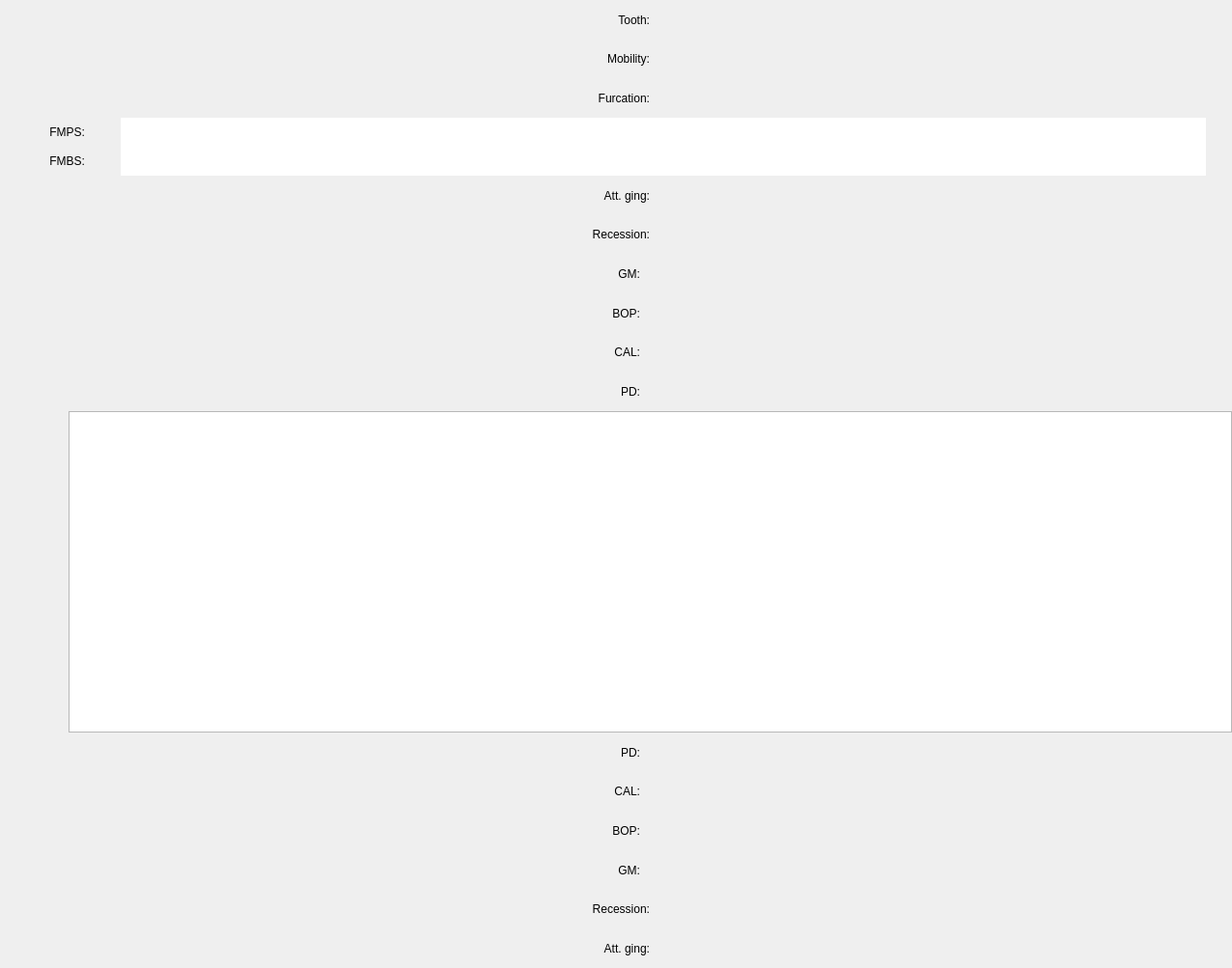
<?xml version="1.0" encoding="UTF-8"?>
<ui version="4.0">
 <class>PerioStatusView</class>
 <widget class="QWidget" name="PerioStatusView">
  <property name="geometry">
   <rect>
    <x>0</x>
    <y>0</y>
    <width>1276</width>
    <height>1003</height>
   </rect>
  </property>
  <property name="windowTitle">
   <string>PerioStatusView</string>
  </property>
  <layout class="QVBoxLayout" name="verticalLayout_2">
   <property name="spacing">
    <number>0</number>
   </property>
   <property name="leftMargin">
    <number>0</number>
   </property>
   <property name="topMargin">
    <number>0</number>
   </property>
   <property name="rightMargin">
    <number>0</number>
   </property>
   <property name="bottomMargin">
    <number>0</number>
   </property>
   <item>
    <layout class="QHBoxLayout" name="toothHeaderLayout">
     <property name="spacing">
      <number>0</number>
     </property>
     <item>
      <widget class="QLabel" name="label_6">
       <property name="sizePolicy">
        <sizepolicy hsizetype="Fixed" vsizetype="Preferred">
         <horstretch>0</horstretch>
         <verstretch>0</verstretch>
        </sizepolicy>
       </property>
       <property name="minimumSize">
        <size>
         <width>71</width>
         <height>0</height>
        </size>
       </property>
       <property name="maximumSize">
        <size>
         <width>71</width>
         <height>16777215</height>
        </size>
       </property>
       <property name="text">
        <string>Tooth:</string>
       </property>
       <property name="alignment">
        <set>Qt::AlignmentFlag::AlignRight|Qt::AlignmentFlag::AlignTrailing|Qt::AlignmentFlag::AlignVCenter</set>
       </property>
      </widget>
     </item>
     <item>
      <spacer name="horizontalSpacer_11">
       <property name="orientation">
        <enum>Qt::Orientation::Horizontal</enum>
       </property>
       <property name="sizeType">
        <enum>QSizePolicy::Policy::Preferred</enum>
       </property>
       <property name="sizeHint" stdset="0">
        <size>
         <width>0</width>
         <height>20</height>
        </size>
       </property>
      </spacer>
     </item>
    </layout>
   </item>
   <item>
    <layout class="QHBoxLayout" name="mobiLayout">
     <property name="spacing">
      <number>0</number>
     </property>
     <item>
      <widget class="QLabel" name="label_3">
       <property name="sizePolicy">
        <sizepolicy hsizetype="Fixed" vsizetype="Preferred">
         <horstretch>0</horstretch>
         <verstretch>0</verstretch>
        </sizepolicy>
       </property>
       <property name="minimumSize">
        <size>
         <width>71</width>
         <height>0</height>
        </size>
       </property>
       <property name="maximumSize">
        <size>
         <width>71</width>
         <height>16777215</height>
        </size>
       </property>
       <property name="text">
        <string>Mobility:</string>
       </property>
       <property name="alignment">
        <set>Qt::AlignmentFlag::AlignRight|Qt::AlignmentFlag::AlignTrailing|Qt::AlignmentFlag::AlignVCenter</set>
       </property>
      </widget>
     </item>
     <item>
      <spacer name="horizontalSpacer_8">
       <property name="orientation">
        <enum>Qt::Orientation::Horizontal</enum>
       </property>
       <property name="sizeType">
        <enum>QSizePolicy::Policy::Minimum</enum>
       </property>
       <property name="sizeHint" stdset="0">
        <size>
         <width>0</width>
         <height>20</height>
        </size>
       </property>
      </spacer>
     </item>
    </layout>
   </item>
   <item>
    <layout class="QHBoxLayout" name="furcationLayout">
     <property name="spacing">
      <number>0</number>
     </property>
     <item>
      <widget class="QLabel" name="label_5">
       <property name="sizePolicy">
        <sizepolicy hsizetype="Fixed" vsizetype="Preferred">
         <horstretch>0</horstretch>
         <verstretch>0</verstretch>
        </sizepolicy>
       </property>
       <property name="minimumSize">
        <size>
         <width>71</width>
         <height>0</height>
        </size>
       </property>
       <property name="maximumSize">
        <size>
         <width>71</width>
         <height>16777215</height>
        </size>
       </property>
       <property name="text">
        <string>Furcation:</string>
       </property>
       <property name="alignment">
        <set>Qt::AlignmentFlag::AlignRight|Qt::AlignmentFlag::AlignTrailing|Qt::AlignmentFlag::AlignVCenter</set>
       </property>
      </widget>
     </item>
     <item>
      <spacer name="horizontalSpacer_10">
       <property name="orientation">
        <enum>Qt::Orientation::Horizontal</enum>
       </property>
       <property name="sizeType">
        <enum>QSizePolicy::Policy::Minimum</enum>
       </property>
       <property name="sizeHint" stdset="0">
        <size>
         <width>0</width>
         <height>20</height>
        </size>
       </property>
      </spacer>
     </item>
    </layout>
   </item>
   <item>
    <layout class="QHBoxLayout" name="horizontalLayout_2">
     <property name="spacing">
      <number>0</number>
     </property>
     <item>
      <layout class="QVBoxLayout" name="verticalLayout">
       <property name="spacing">
        <number>0</number>
       </property>
       <item>
        <widget class="QLabel" name="label_2">
         <property name="sizePolicy">
          <sizepolicy hsizetype="Fixed" vsizetype="Preferred">
           <horstretch>0</horstretch>
           <verstretch>0</verstretch>
          </sizepolicy>
         </property>
         <property name="minimumSize">
          <size>
           <width>71</width>
           <height>0</height>
          </size>
         </property>
         <property name="maximumSize">
          <size>
           <width>71</width>
           <height>16777215</height>
          </size>
         </property>
         <property name="text">
          <string>FMPS:   </string>
         </property>
         <property name="alignment">
          <set>Qt::AlignmentFlag::AlignRight|Qt::AlignmentFlag::AlignTrailing|Qt::AlignmentFlag::AlignVCenter</set>
         </property>
        </widget>
       </item>
       <item>
        <widget class="QLabel" name="label">
         <property name="sizePolicy">
          <sizepolicy hsizetype="Fixed" vsizetype="Preferred">
           <horstretch>0</horstretch>
           <verstretch>0</verstretch>
          </sizepolicy>
         </property>
         <property name="minimumSize">
          <size>
           <width>71</width>
           <height>0</height>
          </size>
         </property>
         <property name="maximumSize">
          <size>
           <width>71</width>
           <height>16777215</height>
          </size>
         </property>
         <property name="text">
          <string>FMBS:   </string>
         </property>
         <property name="alignment">
          <set>Qt::AlignmentFlag::AlignRight|Qt::AlignmentFlag::AlignTrailing|Qt::AlignmentFlag::AlignVCenter</set>
         </property>
        </widget>
       </item>
      </layout>
     </item>
     <item>
      <widget class="QGraphicsView" name="graphicsSurfaceView">
       <property name="sizePolicy">
        <sizepolicy hsizetype="Expanding" vsizetype="Preferred">
         <horstretch>0</horstretch>
         <verstretch>0</verstretch>
        </sizepolicy>
       </property>
       <property name="minimumSize">
        <size>
         <width>1124</width>
         <height>60</height>
        </size>
       </property>
       <property name="maximumSize">
        <size>
         <width>1124</width>
         <height>60</height>
        </size>
       </property>
       <property name="frameShape">
        <enum>QFrame::Shape::NoFrame</enum>
       </property>
       <property name="lineWidth">
        <number>0</number>
       </property>
      </widget>
     </item>
    </layout>
   </item>
   <item>
    <layout class="QHBoxLayout" name="agUpLayout">
     <property name="spacing">
      <number>0</number>
     </property>
     <item>
      <widget class="QLabel" name="label_10">
       <property name="sizePolicy">
        <sizepolicy hsizetype="Fixed" vsizetype="Preferred">
         <horstretch>0</horstretch>
         <verstretch>0</verstretch>
        </sizepolicy>
       </property>
       <property name="minimumSize">
        <size>
         <width>71</width>
         <height>0</height>
        </size>
       </property>
       <property name="maximumSize">
        <size>
         <width>71</width>
         <height>16777215</height>
        </size>
       </property>
       <property name="text">
        <string>Att. ging:</string>
       </property>
       <property name="alignment">
        <set>Qt::AlignmentFlag::AlignRight|Qt::AlignmentFlag::AlignTrailing|Qt::AlignmentFlag::AlignVCenter</set>
       </property>
       <property name="wordWrap">
        <bool>false</bool>
       </property>
      </widget>
     </item>
     <item>
      <spacer name="horizontalSpacer_3">
       <property name="orientation">
        <enum>Qt::Orientation::Horizontal</enum>
       </property>
       <property name="sizeType">
        <enum>QSizePolicy::Policy::Minimum</enum>
       </property>
       <property name="sizeHint" stdset="0">
        <size>
         <width>0</width>
         <height>20</height>
        </size>
       </property>
      </spacer>
     </item>
    </layout>
   </item>
   <item>
    <layout class="QHBoxLayout" name="recUpLayout">
     <property name="spacing">
      <number>0</number>
     </property>
     <item>
      <widget class="QLabel" name="label_9">
       <property name="sizePolicy">
        <sizepolicy hsizetype="Fixed" vsizetype="Preferred">
         <horstretch>0</horstretch>
         <verstretch>0</verstretch>
        </sizepolicy>
       </property>
       <property name="minimumSize">
        <size>
         <width>71</width>
         <height>0</height>
        </size>
       </property>
       <property name="maximumSize">
        <size>
         <width>71</width>
         <height>16777215</height>
        </size>
       </property>
       <property name="text">
        <string>Recession:</string>
       </property>
       <property name="alignment">
        <set>Qt::AlignmentFlag::AlignRight|Qt::AlignmentFlag::AlignTrailing|Qt::AlignmentFlag::AlignVCenter</set>
       </property>
       <property name="wordWrap">
        <bool>false</bool>
       </property>
      </widget>
     </item>
     <item>
      <spacer name="horizontalSpacer_12">
       <property name="orientation">
        <enum>Qt::Orientation::Horizontal</enum>
       </property>
       <property name="sizeType">
        <enum>QSizePolicy::Policy::Minimum</enum>
       </property>
       <property name="sizeHint" stdset="0">
        <size>
         <width>0</width>
         <height>20</height>
        </size>
       </property>
      </spacer>
     </item>
    </layout>
   </item>
   <item>
    <layout class="QHBoxLayout" name="gmUpLayout">
     <property name="spacing">
      <number>0</number>
     </property>
     <item>
      <widget class="QLabel" name="label_11">
       <property name="sizePolicy">
        <sizepolicy hsizetype="Fixed" vsizetype="Preferred">
         <horstretch>0</horstretch>
         <verstretch>0</verstretch>
        </sizepolicy>
       </property>
       <property name="minimumSize">
        <size>
         <width>71</width>
         <height>0</height>
        </size>
       </property>
       <property name="maximumSize">
        <size>
         <width>71</width>
         <height>16777215</height>
        </size>
       </property>
       <property name="text">
        <string>GM:   </string>
       </property>
       <property name="alignment">
        <set>Qt::AlignmentFlag::AlignRight|Qt::AlignmentFlag::AlignTrailing|Qt::AlignmentFlag::AlignVCenter</set>
       </property>
      </widget>
     </item>
     <item>
      <spacer name="horizontalSpacer_4">
       <property name="orientation">
        <enum>Qt::Orientation::Horizontal</enum>
       </property>
       <property name="sizeType">
        <enum>QSizePolicy::Policy::Minimum</enum>
       </property>
       <property name="sizeHint" stdset="0">
        <size>
         <width>0</width>
         <height>20</height>
        </size>
       </property>
      </spacer>
     </item>
    </layout>
   </item>
   <item>
    <layout class="QHBoxLayout" name="bopUpLayout">
     <property name="spacing">
      <number>0</number>
     </property>
     <item>
      <widget class="QLabel" name="label_12">
       <property name="sizePolicy">
        <sizepolicy hsizetype="Fixed" vsizetype="Preferred">
         <horstretch>0</horstretch>
         <verstretch>0</verstretch>
        </sizepolicy>
       </property>
       <property name="minimumSize">
        <size>
         <width>71</width>
         <height>0</height>
        </size>
       </property>
       <property name="maximumSize">
        <size>
         <width>71</width>
         <height>16777215</height>
        </size>
       </property>
       <property name="text">
        <string>BOP:   </string>
       </property>
       <property name="alignment">
        <set>Qt::AlignmentFlag::AlignRight|Qt::AlignmentFlag::AlignTrailing|Qt::AlignmentFlag::AlignVCenter</set>
       </property>
      </widget>
     </item>
     <item>
      <spacer name="horizontalSpacer_5">
       <property name="orientation">
        <enum>Qt::Orientation::Horizontal</enum>
       </property>
       <property name="sizeType">
        <enum>QSizePolicy::Policy::Minimum</enum>
       </property>
       <property name="sizeHint" stdset="0">
        <size>
         <width>0</width>
         <height>20</height>
        </size>
       </property>
      </spacer>
     </item>
    </layout>
   </item>
   <item>
    <layout class="QHBoxLayout" name="calUpLayout">
     <property name="spacing">
      <number>0</number>
     </property>
     <item>
      <widget class="QLabel" name="label_7">
       <property name="sizePolicy">
        <sizepolicy hsizetype="Fixed" vsizetype="Preferred">
         <horstretch>0</horstretch>
         <verstretch>0</verstretch>
        </sizepolicy>
       </property>
       <property name="minimumSize">
        <size>
         <width>71</width>
         <height>0</height>
        </size>
       </property>
       <property name="maximumSize">
        <size>
         <width>71</width>
         <height>16777215</height>
        </size>
       </property>
       <property name="text">
        <string>CAL:   </string>
       </property>
       <property name="alignment">
        <set>Qt::AlignmentFlag::AlignRight|Qt::AlignmentFlag::AlignTrailing|Qt::AlignmentFlag::AlignVCenter</set>
       </property>
      </widget>
     </item>
     <item>
      <spacer name="horizontalSpacer_13">
       <property name="orientation">
        <enum>Qt::Orientation::Horizontal</enum>
       </property>
       <property name="sizeType">
        <enum>QSizePolicy::Policy::Minimum</enum>
       </property>
       <property name="sizeHint" stdset="0">
        <size>
         <width>0</width>
         <height>20</height>
        </size>
       </property>
      </spacer>
     </item>
    </layout>
   </item>
   <item>
    <layout class="QHBoxLayout" name="pdUpLayout">
     <property name="spacing">
      <number>0</number>
     </property>
     <item>
      <widget class="QLabel" name="label_8">
       <property name="sizePolicy">
        <sizepolicy hsizetype="Fixed" vsizetype="Preferred">
         <horstretch>0</horstretch>
         <verstretch>0</verstretch>
        </sizepolicy>
       </property>
       <property name="minimumSize">
        <size>
         <width>71</width>
         <height>0</height>
        </size>
       </property>
       <property name="maximumSize">
        <size>
         <width>71</width>
         <height>16777215</height>
        </size>
       </property>
       <property name="text">
        <string>PD:   </string>
       </property>
       <property name="alignment">
        <set>Qt::AlignmentFlag::AlignRight|Qt::AlignmentFlag::AlignTrailing|Qt::AlignmentFlag::AlignVCenter</set>
       </property>
      </widget>
     </item>
     <item>
      <spacer name="horizontalSpacer_14">
       <property name="orientation">
        <enum>Qt::Orientation::Horizontal</enum>
       </property>
       <property name="sizeType">
        <enum>QSizePolicy::Policy::Minimum</enum>
       </property>
       <property name="sizeHint" stdset="0">
        <size>
         <width>0</width>
         <height>20</height>
        </size>
       </property>
      </spacer>
     </item>
    </layout>
   </item>
   <item>
    <layout class="QHBoxLayout" name="horizontalLayout">
     <property name="spacing">
      <number>0</number>
     </property>
     <item>
      <spacer name="horizontalSpacer">
       <property name="orientation">
        <enum>Qt::Orientation::Horizontal</enum>
       </property>
       <property name="sizeType">
        <enum>QSizePolicy::Policy::Fixed</enum>
       </property>
       <property name="sizeHint" stdset="0">
        <size>
         <width>71</width>
         <height>20</height>
        </size>
       </property>
      </spacer>
     </item>
     <item>
      <widget class="QGraphicsView" name="graphicsView">
       <property name="sizePolicy">
        <sizepolicy hsizetype="Expanding" vsizetype="Fixed">
         <horstretch>0</horstretch>
         <verstretch>0</verstretch>
        </sizepolicy>
       </property>
       <property name="minimumSize">
        <size>
         <width>1121</width>
         <height>333</height>
        </size>
       </property>
       <property name="frameShape">
        <enum>QFrame::Shape::StyledPanel</enum>
       </property>
       <property name="frameShadow">
        <enum>QFrame::Shadow::Plain</enum>
       </property>
       <property name="verticalScrollBarPolicy">
        <enum>Qt::ScrollBarPolicy::ScrollBarAlwaysOff</enum>
       </property>
       <property name="horizontalScrollBarPolicy">
        <enum>Qt::ScrollBarPolicy::ScrollBarAlwaysOff</enum>
       </property>
      </widget>
     </item>
    </layout>
   </item>
   <item>
    <layout class="QHBoxLayout" name="pdDownLayout">
     <property name="spacing">
      <number>0</number>
     </property>
     <item>
      <widget class="QLabel" name="label_17">
       <property name="sizePolicy">
        <sizepolicy hsizetype="Fixed" vsizetype="Preferred">
         <horstretch>0</horstretch>
         <verstretch>0</verstretch>
        </sizepolicy>
       </property>
       <property name="minimumSize">
        <size>
         <width>71</width>
         <height>0</height>
        </size>
       </property>
       <property name="maximumSize">
        <size>
         <width>71</width>
         <height>16777215</height>
        </size>
       </property>
       <property name="text">
        <string>PD:   </string>
       </property>
       <property name="alignment">
        <set>Qt::AlignmentFlag::AlignRight|Qt::AlignmentFlag::AlignTrailing|Qt::AlignmentFlag::AlignVCenter</set>
       </property>
      </widget>
     </item>
     <item>
      <spacer name="horizontalSpacer_16">
       <property name="orientation">
        <enum>Qt::Orientation::Horizontal</enum>
       </property>
       <property name="sizeType">
        <enum>QSizePolicy::Policy::Minimum</enum>
       </property>
       <property name="sizeHint" stdset="0">
        <size>
         <width>0</width>
         <height>20</height>
        </size>
       </property>
      </spacer>
     </item>
    </layout>
   </item>
   <item>
    <layout class="QHBoxLayout" name="calDownLayout">
     <property name="spacing">
      <number>0</number>
     </property>
     <item>
      <widget class="QLabel" name="label_16">
       <property name="sizePolicy">
        <sizepolicy hsizetype="Fixed" vsizetype="Preferred">
         <horstretch>0</horstretch>
         <verstretch>0</verstretch>
        </sizepolicy>
       </property>
       <property name="minimumSize">
        <size>
         <width>71</width>
         <height>0</height>
        </size>
       </property>
       <property name="maximumSize">
        <size>
         <width>71</width>
         <height>16777215</height>
        </size>
       </property>
       <property name="text">
        <string>CAL:   </string>
       </property>
       <property name="alignment">
        <set>Qt::AlignmentFlag::AlignRight|Qt::AlignmentFlag::AlignTrailing|Qt::AlignmentFlag::AlignVCenter</set>
       </property>
      </widget>
     </item>
     <item>
      <spacer name="horizontalSpacer_18">
       <property name="orientation">
        <enum>Qt::Orientation::Horizontal</enum>
       </property>
       <property name="sizeType">
        <enum>QSizePolicy::Policy::Minimum</enum>
       </property>
       <property name="sizeHint" stdset="0">
        <size>
         <width>0</width>
         <height>20</height>
        </size>
       </property>
      </spacer>
     </item>
    </layout>
   </item>
   <item>
    <layout class="QHBoxLayout" name="bopDownLayout">
     <property name="spacing">
      <number>0</number>
     </property>
     <item>
      <widget class="QLabel" name="label_18">
       <property name="sizePolicy">
        <sizepolicy hsizetype="Fixed" vsizetype="Preferred">
         <horstretch>0</horstretch>
         <verstretch>0</verstretch>
        </sizepolicy>
       </property>
       <property name="minimumSize">
        <size>
         <width>71</width>
         <height>0</height>
        </size>
       </property>
       <property name="maximumSize">
        <size>
         <width>71</width>
         <height>16777215</height>
        </size>
       </property>
       <property name="text">
        <string>BOP:   </string>
       </property>
       <property name="alignment">
        <set>Qt::AlignmentFlag::AlignRight|Qt::AlignmentFlag::AlignTrailing|Qt::AlignmentFlag::AlignVCenter</set>
       </property>
      </widget>
     </item>
     <item>
      <spacer name="horizontalSpacer_20">
       <property name="orientation">
        <enum>Qt::Orientation::Horizontal</enum>
       </property>
       <property name="sizeType">
        <enum>QSizePolicy::Policy::Minimum</enum>
       </property>
       <property name="sizeHint" stdset="0">
        <size>
         <width>0</width>
         <height>20</height>
        </size>
       </property>
      </spacer>
     </item>
    </layout>
   </item>
   <item>
    <layout class="QHBoxLayout" name="gmDownLayout">
     <property name="spacing">
      <number>0</number>
     </property>
     <item>
      <widget class="QLabel" name="label_15">
       <property name="sizePolicy">
        <sizepolicy hsizetype="Fixed" vsizetype="Preferred">
         <horstretch>0</horstretch>
         <verstretch>0</verstretch>
        </sizepolicy>
       </property>
       <property name="minimumSize">
        <size>
         <width>71</width>
         <height>0</height>
        </size>
       </property>
       <property name="maximumSize">
        <size>
         <width>71</width>
         <height>16777215</height>
        </size>
       </property>
       <property name="text">
        <string>GM:   </string>
       </property>
       <property name="alignment">
        <set>Qt::AlignmentFlag::AlignRight|Qt::AlignmentFlag::AlignTrailing|Qt::AlignmentFlag::AlignVCenter</set>
       </property>
      </widget>
     </item>
     <item>
      <spacer name="horizontalSpacer_17">
       <property name="orientation">
        <enum>Qt::Orientation::Horizontal</enum>
       </property>
       <property name="sizeType">
        <enum>QSizePolicy::Policy::Minimum</enum>
       </property>
       <property name="sizeHint" stdset="0">
        <size>
         <width>0</width>
         <height>20</height>
        </size>
       </property>
      </spacer>
     </item>
    </layout>
   </item>
   <item>
    <layout class="QHBoxLayout" name="recDownLayout">
     <property name="spacing">
      <number>0</number>
     </property>
     <item>
      <widget class="QLabel" name="label_14">
       <property name="sizePolicy">
        <sizepolicy hsizetype="Fixed" vsizetype="Preferred">
         <horstretch>0</horstretch>
         <verstretch>0</verstretch>
        </sizepolicy>
       </property>
       <property name="minimumSize">
        <size>
         <width>71</width>
         <height>0</height>
        </size>
       </property>
       <property name="maximumSize">
        <size>
         <width>71</width>
         <height>16777215</height>
        </size>
       </property>
       <property name="text">
        <string>Recession:</string>
       </property>
       <property name="alignment">
        <set>Qt::AlignmentFlag::AlignRight|Qt::AlignmentFlag::AlignTrailing|Qt::AlignmentFlag::AlignVCenter</set>
       </property>
       <property name="wordWrap">
        <bool>false</bool>
       </property>
      </widget>
     </item>
     <item>
      <spacer name="horizontalSpacer_19">
       <property name="orientation">
        <enum>Qt::Orientation::Horizontal</enum>
       </property>
       <property name="sizeType">
        <enum>QSizePolicy::Policy::Minimum</enum>
       </property>
       <property name="sizeHint" stdset="0">
        <size>
         <width>0</width>
         <height>20</height>
        </size>
       </property>
      </spacer>
     </item>
    </layout>
   </item>
   <item>
    <layout class="QHBoxLayout" name="agDownLayout">
     <property name="spacing">
      <number>0</number>
     </property>
     <item>
      <widget class="QLabel" name="label_13">
       <property name="sizePolicy">
        <sizepolicy hsizetype="Fixed" vsizetype="Preferred">
         <horstretch>0</horstretch>
         <verstretch>0</verstretch>
        </sizepolicy>
       </property>
       <property name="minimumSize">
        <size>
         <width>71</width>
         <height>0</height>
        </size>
       </property>
       <property name="maximumSize">
        <size>
         <width>71</width>
         <height>16777215</height>
        </size>
       </property>
       <property name="text">
        <string>Att. ging:</string>
       </property>
       <property name="alignment">
        <set>Qt::AlignmentFlag::AlignRight|Qt::AlignmentFlag::AlignTrailing|Qt::AlignmentFlag::AlignVCenter</set>
       </property>
       <property name="wordWrap">
        <bool>false</bool>
       </property>
      </widget>
     </item>
     <item>
      <spacer name="horizontalSpacer_15">
       <property name="orientation">
        <enum>Qt::Orientation::Horizontal</enum>
       </property>
       <property name="sizeType">
        <enum>QSizePolicy::Policy::Minimum</enum>
       </property>
       <property name="sizeHint" stdset="0">
        <size>
         <width>0</width>
         <height>20</height>
        </size>
       </property>
      </spacer>
     </item>
    </layout>
   </item>
  </layout>
 </widget>
 <layoutdefault spacing="6" margin="11"/>
 <resources/>
 <connections/>
</ui>
